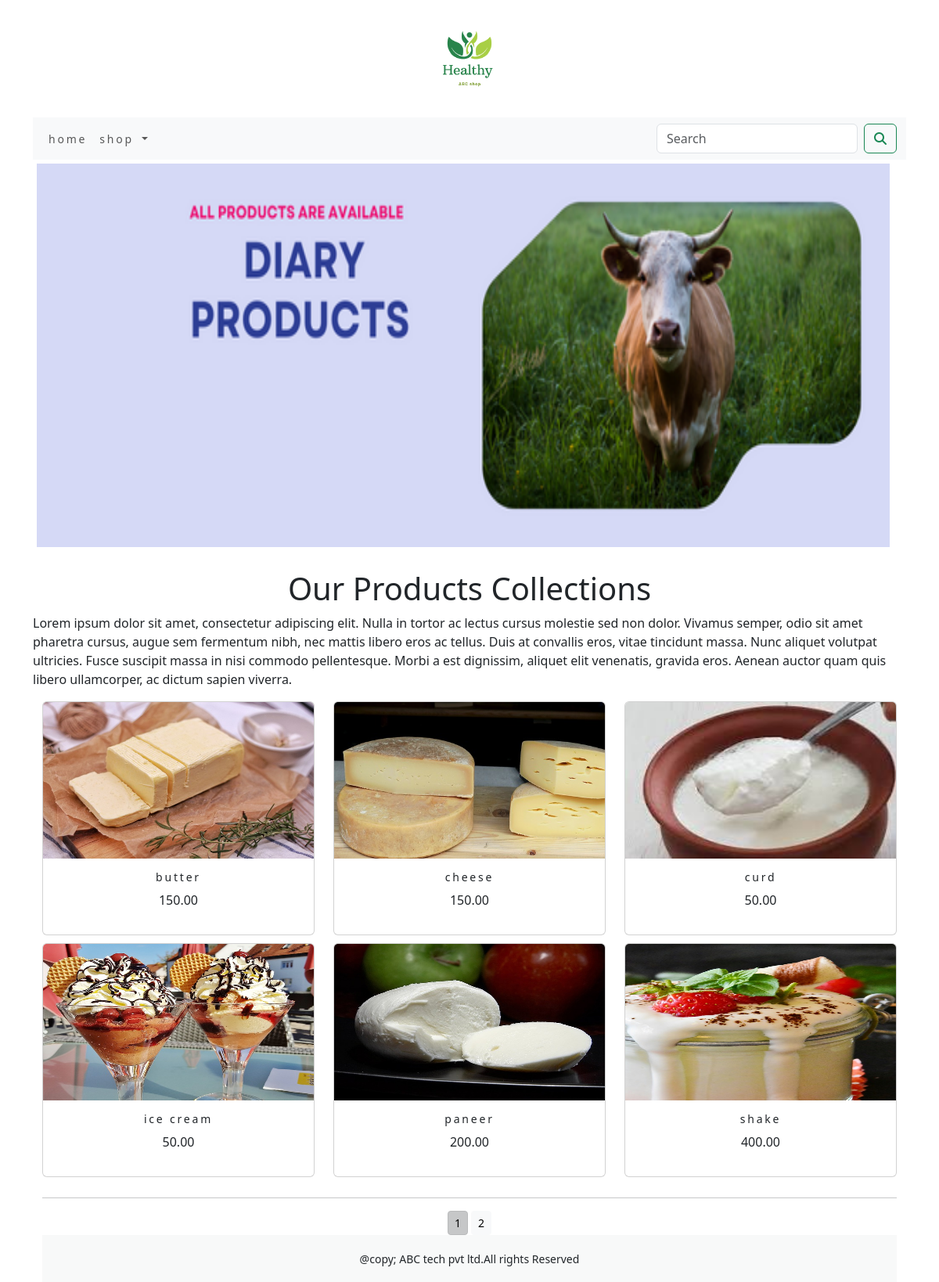
The app's page /shop/ with its own data.
### shop/models.py (models this page shows, shortened)
class Product(models.Model):
    name=models.CharField(max_length=250,unique=True)
    slug=models.SlugField(max_length=250,unique=True)
    description=models.TextField(blank=True)
    price=models.DecimalField(max_digits=10,decimal_places=2)
    category=models.ForeignKey(Category,on_delete=models.CASCADE)
    image=models.ImageField(upload_to='product',blank=True)
    stock=models.IntegerField()
    available=models.BooleanField(default=True)
    created=models.DateTimeField(auto_now_add=True)
    updated=models.DateTimeField(auto_now=True)
    def get_url(self):
        return reverse('shop:prodCatdetail',args=[self.category.slug,self.slug])
    class Meta :
         ordering=('name',)
         verbose_name='product'
         verbose_name_plural='products'

### shop/views.py (the view)
# urls.py: path('',views.allProdCat,name='allProdCat'),
def allProdCat(request,c_slug=None):
    c_page=None
    products_list=None
    if c_slug!=None:
        c_page=get_object_or_404(Category,slug=c_slug)
        products_list = Product.objects.all().filter(category=c_page,available=True)
    else:
        products_list=Product.objects.all().filter(available=True)
    paginator = Paginator(products_list,6)
    try:
        page=int(request.GET.get('page','1'))
    except:
        page=1
    try:
        products =paginator.page(page)
    except(EmptyPage,InvalidPage):
        products = Paginator.page(Paginator.num_pages)
    return render(request,'category.html',{'category':c_page,'products':products})

### cart/context_processors.py (called while the page is built)
def counter(request):
    item_count=0
    if 'admin' in request.path:
        return {}
    else:
        try:
            cart=Cart.objects.filter(cart_id=_cart_id(request))
            car_items=CartItem.objects.all().filter(cart=cart[:1])
            for cart_item in car_items:
                item_count += cart_item.quantity
        except Cart.DoesNotExist:
            item_count=0
    return dict(item_cout=item_count)

### cart/views.py (called while the page is built)
def _cart_id(request):
    cart=request .session.session_key
    if not cart:
        cart=request.session.create()
    return cart

### shop/context_processors.py (called while the page is built)
def menu_links(request):
    links=Category.objects.all()
    return dict(links=links)

### shop/models.py (called while the page is built)
    def get_url(self):
        return reverse('shop:products_by_category',args=[self.slug])

### template/category.html (shortened to what this page needs)
{% extends 'base.html' %}
{% load static %}
{% block content %}
<div class="mx_auto">
  {% if category %}
  <img class="my_image" src="{{category.image.url}}" alt="{{category.name}}" height="500px;" width="1100px;">
</div>
<br>
<div>
  <h1 class="text-center my_title">{{category.name}}</h1>
  <p class="text-justify">{{category.description}}</p>
</div>
{% else %}
<div>
  <img class=" my_image my_image_padding" src="{% static 'img/banner.png' %}" alt="our products" width="1100px;" height="500px;">
  </div>
<br>
<div>
  <h1 class="text-center my_title">Our Products Collections</h1>
  <p class="text-justify">Lorem ipsum dolor sit amet, consectetur adipiscing elit. Nulla in tortor ac lectus cursus molestie sed non dolor. Vivamus semper, odio sit amet pharetra cursus, augue sem fermentum nibh, nec mattis libero eros ac tellus. Duis at convallis eros, vitae tincidunt massa. Nunc aliquet volutpat ultricies. Fusce suscipit massa in nisi commodo pellentesque. Morbi a est dignissim, aliquet elit venenatis, gravida eros. Aenean auctor quam quis libero ullamcorper, ac dictum sapien viverra.</p>
</div>
{% endif %}
<div class="container">
  <div class="row mx_auto">
    {% for product in products.object_list %}
    <div class="my_bottom_margin col-9 col-sm-12  col-md-4 col-lg-4">
    <div class="card text-center " style=min-width:18em;">
      <a href="{{product.get_url}}"><img class="card-img-top my_image" src="{{product.image.url}}" alt="{{product.name}}" height="200px;" width="200px;" ></a>
      <div class="card-body">
        <h4>{{product.name}}</h4>
        <p>{{product.price}}</p>
      </div>
    </div>
  </div>
    {% endfor %}
  </div>
   <div class="mx_auto">
       <hr>
        <div class="text-center">
            {% for pg in products.paginator.page_range %}
            <a href="?page={{pg}}" class="btn btn-light btn-sm {% if products.number == pg %} active {% endif %}">{{pg}}</a>
            {% endfor %}
        </div>
        {% endblock %}

### template/base.html (shortened to what this page needs)
{% load static %}
<!DOCTYPE html>
<html lang="en">
<head>
    <link rel="stylesheet" href="{% static 'css/custom.css' %} ">
    <link href="https://cdn.jsdelivr.net/npm/bootstrap@5.3.2/dist/css/bootstrap.min.css" rel="stylesheet">
</head>
<body>
<div class="container">
{% include 'header.html' %}
{% include 'navbar.html' %}
{% block content %}
{% endblock %}
</div>
{% include 'footer.html' %}
</body>
</html>

### template/header.html
{% load static %}
<header>
    <center>
        <a href="{% url 'shop:allProdCat' %}"></a><img src="{% static 'img/logo.png' %}" alt="logimage" width="150px;" height="150px;">
    </center>
</header>

### template/navbar.html (shortened to what this page needs)
<nav class="navbar navbar-expand-lg bg-body-tertiary">
  <div class="container-fluid">
    <div class="collapse navbar-collapse" id="navbarSupportedContent">
      <ul class="navbar-nav me-auto mb-2 mb-lg-0">
          <li class="nav-item">
          <a class="nav-link" href="#">home</a>
        </li>
        <li class="nav-item dropdown {% if 'shop' in request.path %} active {% endif %}">
          <a class="nav-link dropdown-toggle" href="#" role="button" data-bs-toggle="dropdown" aria-expanded="false">
            shop
          </a>
        </li>
      </ul>
      <form class="d-flex" action="{% url 'search_app:SearchResult' %}" method="get">
        <input class="form-control me-2" type="search" placeholder="Search" name="q" aria-label="Search">
        <button class="btn btn-outline-success" type="submit"><i class="fa-solid fa-magnifying-glass"></i></button>
      </form>
    </div>
  </div>
</nav>

### template/footer.html
<div class="footer navbar-fixed-bottom my_footer">
    <p class="text-center">@copy; ABC tech pvt ltd.All rights Reserved</p>
</div>

### static/css/custom.css (style rules this page uses)
body { font-family: 'Roboto', sans-serif; }
.nav-item { letter-spacing: .2em; font-size:14px; test-transform:uppercase; }
.my_footer { background-color:#f8f9f9; height:60px; }
.my_footer p { padding-top:20px; font-size:14px; }
.my_image_padding { padding:5px; }
.my_bottom_margin { margin-bottom:10px; }
.card-body h4 { font-size:14px; text_transform:uppercase; letter-spacing:.2em; }

### records on screen
Product: image (picture), name "butter", price "150.00"
Product: image (picture), name "cheese", price "150.00"
Product: image (picture), name "curd", price "50.00"
Product: image (picture), name "ice cream", price "50.00"
Product: image (picture), name "paneer", price "200.00"
Product: image (picture), name "shake", price "400.00"

### other values on screen
{{ pg }} "1" "2"
